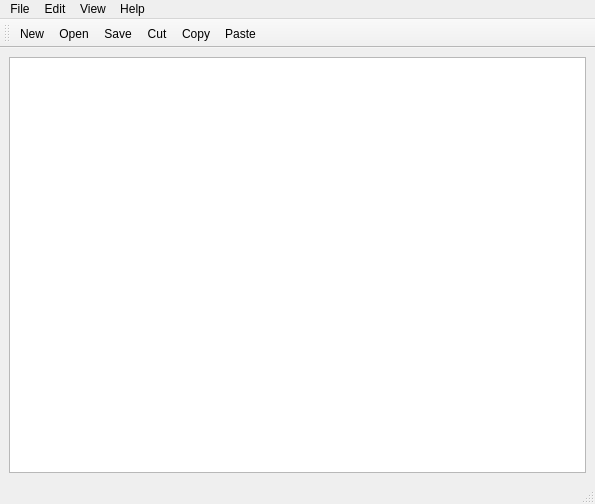
<?xml version="1.0" encoding="UTF-8"?>
<ui version="4.0">
 <class>TextEditor</class>
 <widget class="QMainWindow" name="TextEditor">
  <property name="geometry">
   <rect>
    <x>0</x>
    <y>0</y>
    <width>595</width>
    <height>504</height>
   </rect>
  </property>
  <property name="windowTitle">
   <string>TextEditor[*]</string>
  </property>
  <widget class="QWidget" name="centralwidget">
   <layout class="QGridLayout" name="gridLayout">
    <item row="0" column="0">
     <widget class="QTextEdit" name="textEdit">
      <property name="enabled">
       <bool>true</bool>
      </property>
      <property name="tabletTracking">
       <bool>false</bool>
      </property>
     </widget>
    </item>
   </layout>
  </widget>
  <widget class="QMenuBar" name="menubar">
   <property name="geometry">
    <rect>
     <x>0</x>
     <y>0</y>
     <width>595</width>
     <height>21</height>
    </rect>
   </property>
   <widget class="QMenu" name="menu_2">
    <property name="title">
     <string>View</string>
    </property>
    <addaction name="actionSelectFont"/>
   </widget>
   <widget class="QMenu" name="menu_3">
    <property name="title">
     <string>Edit</string>
    </property>
    <addaction name="actionCopy"/>
    <addaction name="actionPaste"/>
    <addaction name="actionCut"/>
    <addaction name="actionUndo"/>
    <addaction name="actionRedo"/>
   </widget>
   <widget class="QMenu" name="menu_4">
    <property name="title">
     <string>Help</string>
    </property>
    <addaction name="actionAbout"/>
    <addaction name="actionAboutQT"/>
   </widget>
   <widget class="QMenu" name="menu">
    <property name="title">
     <string>File</string>
    </property>
    <addaction name="actionNew"/>
    <addaction name="actionOpen"/>
    <addaction name="separator"/>
    <addaction name="actionSave"/>
    <addaction name="actionSaveAs"/>
    <addaction name="separator"/>
    <addaction name="actionClose"/>
    <addaction name="actionExit"/>
   </widget>
   <addaction name="menu"/>
   <addaction name="menu_3"/>
   <addaction name="menu_2"/>
   <addaction name="menu_4"/>
  </widget>
  <widget class="QStatusBar" name="statusbar"/>
  <widget class="QToolBar" name="toolBar">
   <property name="windowTitle">
    <string>toolBar</string>
   </property>
   <attribute name="toolBarArea">
    <enum>TopToolBarArea</enum>
   </attribute>
   <attribute name="toolBarBreak">
    <bool>false</bool>
   </attribute>
   <addaction name="actionNew"/>
   <addaction name="actionOpen"/>
   <addaction name="actionSave"/>
   <addaction name="actionCut"/>
   <addaction name="actionCopy"/>
   <addaction name="actionPaste"/>
  </widget>
  <action name="actionNew">
   <property name="checkable">
    <bool>false</bool>
   </property>
   <property name="checked">
    <bool>false</bool>
   </property>
   <property name="icon">
    <iconset>
     <normaloff>Resourses/new.png</normaloff>
     <normalon>Resourses/new.png</normalon>
     <disabledoff>:/icons/Resourses/new.png</disabledoff>
     <disabledon>:/icons/Resourses/new.png</disabledon>
     <activeoff>:/icons/Resourses/new.png</activeoff>Resourses/new.png</iconset>
   </property>
   <property name="text">
    <string>New</string>
   </property>
   <property name="toolTip">
    <string>Создать новый документ</string>
   </property>
   <property name="shortcut">
    <string>Ctrl+N</string>
   </property>
  </action>
  <action name="actionClose">
   <property name="text">
    <string>Close</string>
   </property>
   <property name="toolTip">
    <string>Закрыть текущее окно</string>
   </property>
   <property name="shortcut">
    <string>Ctrl+W</string>
   </property>
  </action>
  <action name="actionExit">
   <property name="text">
    <string>Exit</string>
   </property>
   <property name="toolTip">
    <string>Закрыть приложение</string>
   </property>
  </action>
  <action name="actionSelectFont">
   <property name="text">
    <string>Select Font</string>
   </property>
   <property name="toolTip">
    <string>Select the display font</string>
   </property>
  </action>
  <action name="actionAbout">
   <property name="text">
    <string>About</string>
   </property>
  </action>
  <action name="actionAboutQT">
   <property name="text">
    <string>About QT</string>
   </property>
  </action>
  <action name="actionCut">
   <property name="icon">
    <iconset resource="texteditor.qrc">
     <normaloff>:/icons/Resourses/cut.png</normaloff>:/icons/Resourses/cut.png</iconset>
   </property>
   <property name="text">
    <string>Cut</string>
   </property>
   <property name="toolTip">
    <string>Cut</string>
   </property>
   <property name="shortcut">
    <string>Ctrl+X</string>
   </property>
  </action>
  <action name="actionCopy">
   <property name="icon">
    <iconset resource="texteditor.qrc">
     <normaloff>:/icons/Resourses/copy.png</normaloff>:/icons/Resourses/copy.png</iconset>
   </property>
   <property name="text">
    <string>Copy</string>
   </property>
   <property name="toolTip">
    <string>Copy</string>
   </property>
   <property name="shortcut">
    <string>Ctrl+C</string>
   </property>
  </action>
  <action name="actionPaste">
   <property name="icon">
    <iconset resource="texteditor.qrc">
     <normaloff>:/icons/Resourses/paste.png</normaloff>:/icons/Resourses/paste.png</iconset>
   </property>
   <property name="text">
    <string>Paste</string>
   </property>
   <property name="toolTip">
    <string>Paste</string>
   </property>
   <property name="shortcut">
    <string>Ctrl+V</string>
   </property>
  </action>
  <action name="actionUndo">
   <property name="text">
    <string>Undo</string>
   </property>
   <property name="toolTip">
    <string>Undo the last action</string>
   </property>
   <property name="shortcut">
    <string>Ctrl+Z</string>
   </property>
  </action>
  <action name="actionRedo">
   <property name="text">
    <string>Redo</string>
   </property>
   <property name="toolTip">
    <string>Redo the last action</string>
   </property>
   <property name="shortcut">
    <string>Ctrl+Y</string>
   </property>
  </action>
  <action name="actionOpen">
   <property name="icon">
    <iconset resource="texteditor.qrc">
     <normaloff>:/icons/Resourses/open.png</normaloff>:/icons/Resourses/open.png</iconset>
   </property>
   <property name="text">
    <string>Open</string>
   </property>
   <property name="toolTip">
    <string>Open a document</string>
   </property>
   <property name="shortcut">
    <string>Ctrl+O</string>
   </property>
  </action>
  <action name="actionSave">
   <property name="icon">
    <iconset resource="texteditor.qrc">
     <normaloff>:/icons/Resourses/save.png</normaloff>:/icons/Resourses/save.png</iconset>
   </property>
   <property name="text">
    <string>Save</string>
   </property>
   <property name="toolTip">
    <string>Save document</string>
   </property>
   <property name="shortcut">
    <string>Ctrl+S</string>
   </property>
  </action>
  <action name="actionSaveAs">
   <property name="text">
    <string>Save As</string>
   </property>
   <property name="toolTip">
    <string>Save document as</string>
   </property>
   <property name="shortcut">
    <string>Ctrl+Shift+S</string>
   </property>
  </action>
 </widget>
 <resources>
  <include location="texteditor.qrc"/>
 </resources>
 <connections/>
</ui>
